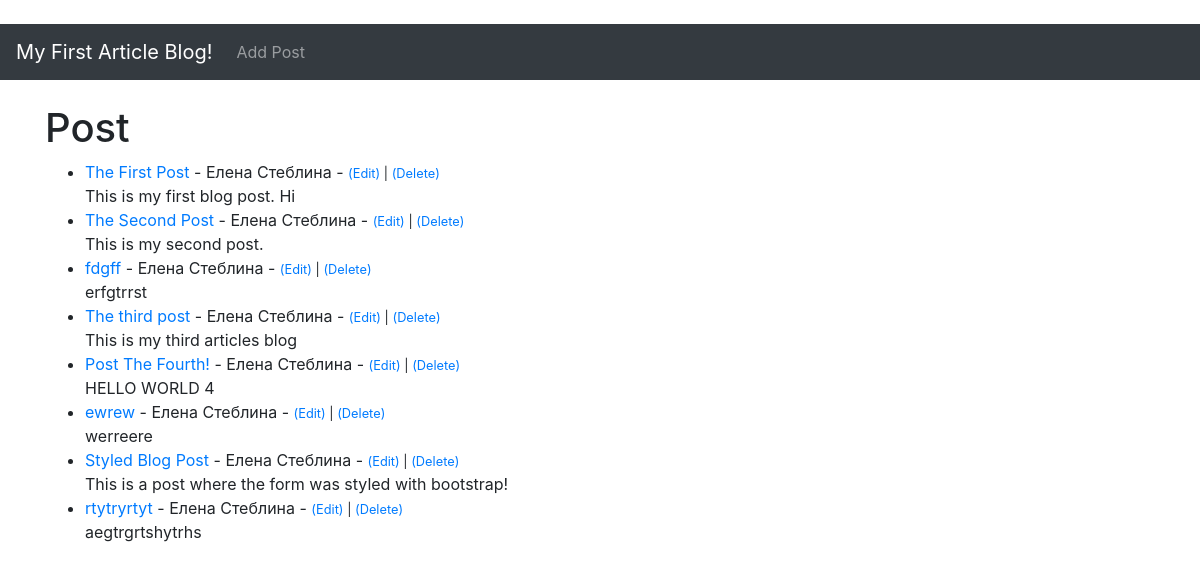
The app's page /, older data.
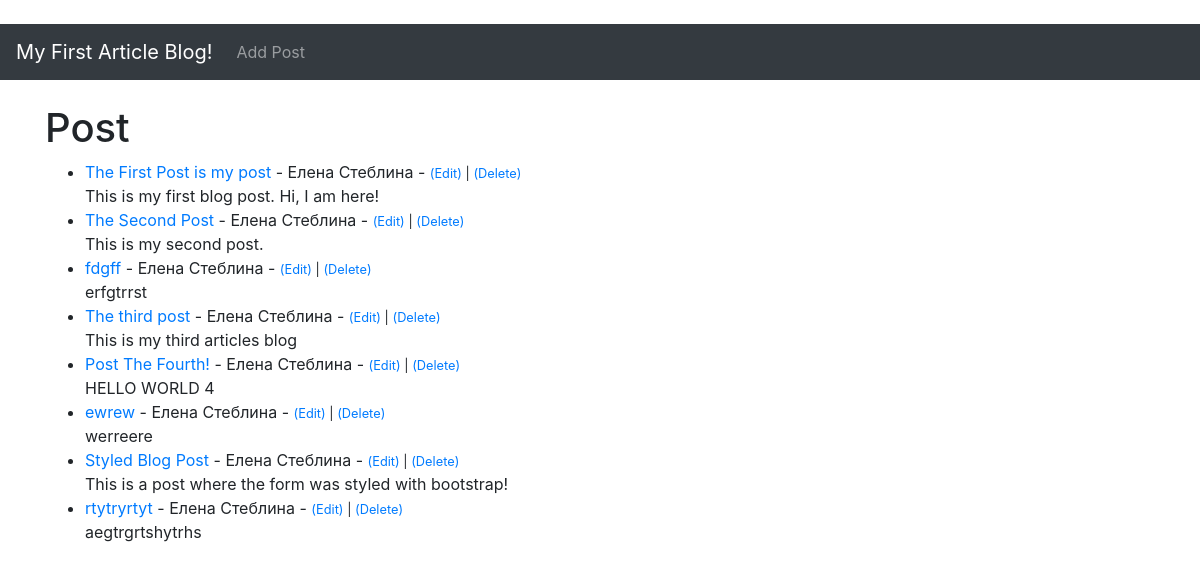
The same page, newer data.
### theblog/models.py (models this page shows, shortened)
class Post(models.Model):
    title = models.CharField(max_length=255)
    title_tag = models.CharField(max_length=255)
    author = models.ForeignKey(User, on_delete=models.CASCADE)
    body = models.TextField()

### theblog/views.py (the view)
# urls.py: path('', HomeView.as_view(), name='home'),
class HomeView(ListView):
    model = Post
    template_name = 'theblog/home.html'

### theblog/templates/theblog/home.html
{% extends 'theblog/base.html' %}
{% block content %}
<h1>Post</h1>
<ul>
{% for post in object_list %}
    <li><a href="{% url 'article-detail' post.pk %}">
        {{ post.title }}</a> - {{ post.author.first_name }} {{ post.author.last_name }} - <small><a href="{% url 'update_post' post.pk %}">(Edit)</a> |
                                                                                                <a href="{% url 'delete_post' post.pk %}">(Delete)</a></small>
        <br />
        {{ post.body }}
    </li>
{% endfor %}
</ul>
{% endblock %}

Row changes from the older to the newer data that the page shows:
changed Post: title "The First Post" → "The First Post is my post"; body "This is my first blog post. Hi" → "This is my first blog post. Hi, I am here!"
